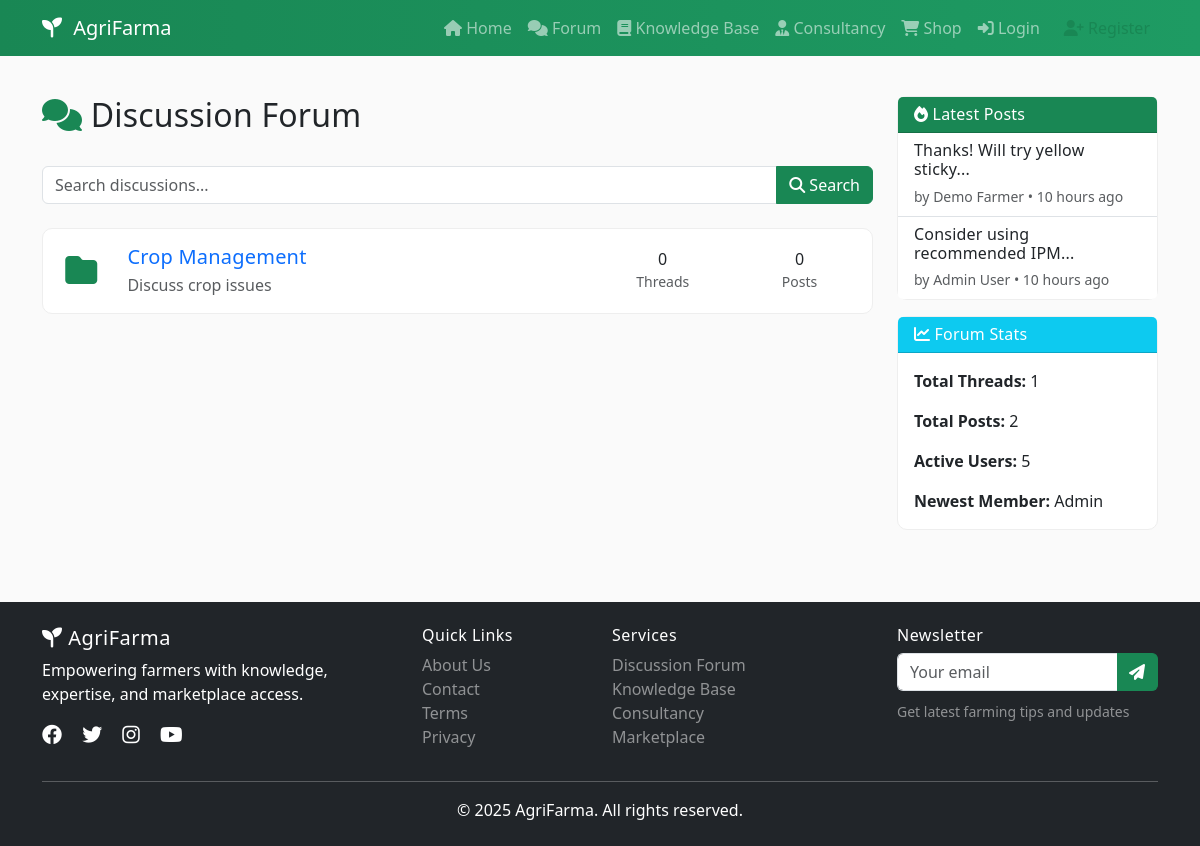
Page /forum on the committed database.
### models.py (models this page shows, shortened)
class Category(db.Model):
    id = db.Column(db.Integer, primary_key=True)
    name = db.Column(db.String(100), nullable=False)
    description = db.Column(db.String(255))
    parent_id = db.Column(db.Integer, db.ForeignKey('category.id'))
    module = db.Column(db.String(30), nullable=False)  # forum, knowledge, consultancy, shop
    parent = db.relationship('Category', remote_side=[id])

class ForumPost(db.Model):
    id = db.Column(db.Integer, primary_key=True)
    thread_id = db.Column(db.Integer, db.ForeignKey('forum_thread.id'), nullable=False)
    user_id = db.Column(db.Integer, db.ForeignKey('user.id'), nullable=False)
    content = db.Column(db.Text, nullable=False)
    created_at = db.Column(db.DateTime, default=datetime.utcnow)
    likes = db.Column(db.Integer, default=0)
    author = db.relationship('User')

class User(UserMixin, db.Model):
    id = db.Column(db.Integer, primary_key=True)
    name = db.Column(db.String(120), nullable=False)
    email = db.Column(db.String(120), unique=True, nullable=False)
    password_hash = db.Column(db.String(256), nullable=False)
    join_date = db.Column(db.DateTime, default=datetime.utcnow)
    is_active = db.Column(db.Boolean, default=True)
    profile = db.relationship('Profile', backref='user', uselist=False, cascade='all, delete')
    roles = db.relationship('Role', secondary=roles, backref=db.backref('users', lazy='dynamic'))

### app.py (the view)
@app.route('/forum')
def forum_home():
    categories = Category.query.filter_by(module='forum').all()
    latest_posts = ForumPost.query.order_by(ForumPost.created_at.desc()).limit(8).all()
    stats = {
        'total_threads': ForumThread.query.count(),
        'total_posts': ForumPost.query.count(),
        'active_users': User.query.count(),
        'newest_member': (User.query.order_by(User.join_date.desc()).first().name
                          if User.query.first() else 'N/A')
    }
    return render_template('forum_home.html', categories=categories, latest_posts=latest_posts, stats=stats)

### app.py (called while the page is built)
def _timesince(dt, default="just now"):
    if not dt:
        return default
    now = datetime.utcnow()
    if isinstance(dt, datetime):
        diff = now - dt
    else:
        return default
    periods = [
        (diff.days // 365, "year", "years"),
        (diff.days // 30, "month", "months"),
        (diff.days // 7, "week", "weeks"),
        (diff.days, "day", "days"),
        (diff.seconds // 3600, "hour", "hours"),
        (diff.seconds // 60, "minute", "minutes"),
        (diff.seconds, "second", "seconds"),
    ]
    for period, singular, plural in periods:
        if period:
            return f"{period} {singular if period == 1 else plural} ago"
    return default

### templates/forum_home.html (shortened to what this page needs)
{% extends "base.html" %}
{% block content %}
<div class="container">
  <div class="row">
    <div class="col-md-9">
      <div class="d-flex justify-content-between align-items-center mb-4">
        <h2><i class="fas fa-comments text-success"></i> Discussion Forum</h2>
      </div>
      <form action="{{ url_for('forum_search') }}" method="GET" class="mb-4">
        <div class="input-group">
          <input type="text" class="form-control" name="q" placeholder="Search discussions..." value="{{ request.args.get('q','') }}">
          <button class="btn btn-success" type="submit">
            <i class="fas fa-search"></i> Search
          </button>
        </div>
      </form>
      <div class="categories-list">
        {% for category in categories %}
        <div class="card mb-3">
          <div class="card-body">
            <div class="row align-items-center">
              <div class="col-md-1 text-center">
                <i class="fas fa-folder fa-2x text-success"></i>
              </div>
              <div class="col-md-7">
                <h5 class="mb-1">
                  <a href="{{ url_for('forum_category', category_id=category.id) }}" class="text-decoration-none">
                    {{ category.name }}
                  </a>
                </h5>
                <p class="text-muted mb-0">{{ category.description or '' }}</p>
              </div>
              <div class="col-md-2 text-center">
                <h6 class="mb-0">{{ category.threads_count or 0 }}</h6>
                <small class="text-muted">Threads</small>
              </div>
              <div class="col-md-2 text-center">
                <h6 class="mb-0">{{ category.posts_count or 0 }}</h6>
                <small class="text-muted">Posts</small>
              </div>
            </div>
          </div>
        </div>
        {% endfor %}
      </div>
    </div>
    <div class="col-md-3">
      <div class="card mb-3">
        <div class="card-header bg-success text-white">
          <h6 class="mb-0"><i class="fas fa-fire"></i> Latest Posts</h6>
        </div>
        <div class="list-group list-group-flush">
          {% for post in latest_posts %}
          <a href="{{ url_for('forum_thread', thread_id=post.thread_id) }}" class="list-group-item list-group-item-action">
            <div class="d-flex w-100 justify-content-between">
              <h6 class="mb-1">{{ post.content[:30] }}{% if post.content|length > 30 %}...{% endif %}</h6>
            </div>
            <small class="text-muted">
              by {{ post.author.name }} • {{ post.created_at|timesince }}
            </small>
          </a>
          {% endfor %}
        </div>
      </div>
      <div class="card">
        <div class="card-header bg-info text-white">
          <h6 class="mb-0"><i class="fas fa-chart-line"></i> Forum Stats</h6>
        </div>
        <div class="card-body">
          <p><strong>Total Threads:</strong> {{ stats.total_threads }}</p>
          <p><strong>Total Posts:</strong> {{ stats.total_posts }}</p>
          <p><strong>Active Users:</strong> {{ stats.active_users }}</p>
          <p class="mb-0"><strong>Newest Member:</strong> {{ stats.newest_member }}</p>
        </div>
      </div>
    </div>
  </div>
</div>
{% endblock %}

### templates/base.html (shortened to what this page needs)
<!DOCTYPE html>
<html lang="en">
<head>
    <link href="https://cdn.jsdelivr.net/npm/bootstrap@5.3.0/dist/css/bootstrap.min.css" rel="stylesheet">
    <link rel="stylesheet" href="https://cdnjs.cloudflare.com/ajax/libs/font-awesome/6.4.0/css/all.min.css">
    <link rel="stylesheet" href="{{ url_for('static', filename='css/style.css') }}">
</head>
<body>
    <nav class="navbar navbar-expand-lg navbar-dark bg-success sticky-top">
        <div class="container">
            <a class="navbar-brand" href="{{ url_for('index') }}">
                <i class="fas fa-seedling"></i> AgriFarma
            </a>
            <div class="collapse navbar-collapse" id="navbarNav">
                <ul class="navbar-nav ms-auto">
                    <li class="nav-item">
                        <a class="nav-link" href="{{ url_for('index') }}">
                            <i class="fas fa-home"></i> Home
                        </a>
                    </li>
                    <li class="nav-item">
                        <a class="nav-link" href="{{ url_for('forum_home') }}">
                            <i class="fas fa-comments"></i> Forum
                        </a>
                    </li>
                    <li class="nav-item">
                        <a class="nav-link" href="{{ url_for('knowledge_home') }}">
                            <i class="fas fa-book"></i> Knowledge Base
                        </a>
                    </li>
                    <li class="nav-item">
                        <a class="nav-link" href="{{ url_for('consultancy_home') }}">
                            <i class="fas fa-user-tie"></i> Consultancy
                        </a>
                    </li>
                    <li class="nav-item">
                        <a class="nav-link" href="{{ url_for('shop_home') }}">
                            <i class="fas fa-shopping-cart"></i> Shop
                        </a>
                    </li>
                    {% if current_user.is_authenticated %}
                        <li class="nav-item dropdown">
                            <a class="nav-link dropdown-toggle" href="#" id="userDropdown" role="button"
                               data-bs-toggle="dropdown" aria-expanded="false">
                                <i class="fas fa-user-circle"></i> {{ current_user.name }}
                            </a>
                            <ul class="dropdown-menu dropdown-menu-end" aria-labelledby="userDropdown">
                                <li>
                                    <a class="dropdown-item" href="{{ url_for('profile', user_id=current_user.id) }}">
                                        <i class="fas fa-user"></i> My Profile
                                    </a>
                                </li>
                                <li>
                                    <a class="dropdown-item" href="{{ url_for('order_history') }}">
                                        <i class="fas fa-box"></i> My Orders
                                    </a>
                                </li>
                                <li>
                                    <a class="dropdown-item" href="{{ url_for('edit_profile') }}">
                                        <i class="fas fa-edit"></i> Edit Profile
                                    </a>
                                </li>
                                <li><hr class="dropdown-divider"></li>
                                {% if current_user.is_admin %}
                                <li>
                                    <a class="dropdown-item" href="{{ url_for('admin_dashboard') }}">
                                        <i class="fas fa-cog"></i> Admin Panel
                                    </a>
                                </li>
                                <li><hr class="dropdown-divider"></li>
                                {% endif %}
                                <li>
                                    <a class="dropdown-item" href="{{ url_for('logout') }}">
                                        <i class="fas fa-sign-out-alt"></i> Logout
                                    </a>
                                </li>
                            </ul>
                        </li>
                        <li class="nav-item">
                            <a class="nav-link position-relative" href="{{ url_for('cart') }}">
                                <i class="fas fa-shopping-cart"></i>
                                <span class="badge bg-danger position-absolute top-0 start-100 translate-middle"
                                      id="cart-count">0</span>
                            </a>
                        </li>
                    {% else %}
                        <li class="nav-item">
                            <a class="nav-link" href="{{ url_for('login') }}">
                                <i class="fas fa-sign-in-alt"></i> Login
                            </a>
                        </li>
                        <li class="nav-item">
                            <a class="nav-link btn btn-light text-success ms-2" href="{{ url_for('register') }}">
                                <i class="fas fa-user-plus"></i> Register
                            </a>
                        </li>
                    {% endif %}
                </ul>
            </div>
        </div>
    </nav>
    <main class="py-4">
        {% block content %}{% endblock %}
    </main>
    <footer class="bg-dark text-white mt-5 py-4">
        <div class="container">
            <div class="row">
                <div class="col-md-4">
                    <h5><i class="fas fa-seedling"></i> AgriFarma</h5>
                    <p>Empowering farmers with knowledge, expertise, and marketplace access.</p>
                    <div class="social-links">
                        <a href="#" class="text-white me-3"><i class="fab fa-facebook fa-lg"></i></a>
                        <a href="#" class="text-white me-3"><i class="fab fa-twitter fa-lg"></i></a>
                        <a href="#" class="text-white me-3"><i class="fab fa-instagram fa-lg"></i></a>
                        <a href="#" class="text-white"><i class="fab fa-youtube fa-lg"></i></a>
                    </div>
                </div>
                <div class="col-md-2">
                    <h6>Quick Links</h6>
                    <ul class="list-unstyled">
                        <li><a href="{{ url_for('about') }}" class="text-white-50">About Us</a></li>
                        <li><a href="{{ url_for('contact') }}" class="text-white-50">Contact</a></li>
                        <li><a href="{{ url_for('terms') }}" class="text-white-50">Terms</a></li>
                        <li><a href="{{ url_for('privacy') }}" class="text-white-50">Privacy</a></li>
                    </ul>
                </div>
                <div class="col-md-3">
                    <h6>Services</h6>
                    <ul class="list-unstyled">
                        <li><a href="{{ url_for('forum_home') }}" class="text-white-50">Discussion Forum</a></li>
                        <li><a href="{{ url_for('knowledge_home') }}" class="text-white-50">Knowledge Base</a></li>
                        <li><a href="{{ url_for('consultancy_home') }}" class="text-white-50">Consultancy</a></li>
                        <li><a href="{{ url_for('shop_home') }}" class="text-white-50">Marketplace</a></li>
                    </ul>
                </div>
                <div class="col-md-3">
                    <h6>Newsletter</h6>
                    <form id="newsletter-form">
                        <div class="input-group mb-2">
                            <input type="email" class="form-control" placeholder="Your email" required>
                            <button class="btn btn-success" type="submit">
                                <i class="fas fa-paper-plane"></i>
                            </button>
                        </div>
                    </form>
                    <small class="text-white-50">Get latest farming tips and updates</small>
                </div>
            </div>
            <hr class="bg-white">
            <div class="row">
                <div class="col-md-12 text-center">
                    <p class="mb-0">&copy; 2025 AgriFarma. All rights reserved.</p>
                </div>
            </div>
        </div>
    </footer>
</body>
</html>

### static/css/style.css (style rules this page uses)
:root { --af-green: #198754; --af-dark: #0f5132; --af-light: #f6fff9; --af-accent: #8bd3a6; --af-warning: #ffc107; }
body { font-family: system-ui, -apple-system, "Segoe UI", Roboto, "Helvetica Neue", Arial, "Noto Sans", "Liberation Sans", "Apple Color Emoji", "Segoe UI Emoji", "Segoe UI Symbol", "Noto Color Emoji", sans-serif; background-color: #fafafa; }
h1, h2, h3, h4, h5, h6 { letter-spacing: 0.2px; }
.navbar.bg-success { background: linear-gradient(90deg, var(--af-green), #1e9b63); }
.navbar-brand i { margin-right: 6px; }
.btn-success { background-color: var(--af-green); border-color: var(--af-green); }
.card { border: 1px solid #eee; border-radius: 10px; }
footer { background: #0b3d29 !important; }
footer h5, footer h6 { letter-spacing: 0.5px; }
footer a { text-decoration: none; }
.list-group-item { border-left: none; border-right: none; }
.list-group-item:first-child { border-top: none; }
.list-group-item:last-child { border-bottom: none; }
#newsletter-form .form-control { border-right: 0; }
#newsletter-form .btn { border-left: 0; }

### rows in the picture
Category: name "Crop Management", description "Discuss crop issues", threads_count "0", posts_count "0"
ForumPost: content "Thanks! Will try yellow sticky", author.name "Demo Farmer", created_at "10 hours ago"
ForumPost: content "Consider using recommended IPM", author.name "Admin User", created_at "10 hours ago"
User: newest_member "Admin"

### other values in the picture
{{ stats.total_threads }} "1"
{{ stats.total_posts }} "2"
{{ stats.active_users }} "5"
